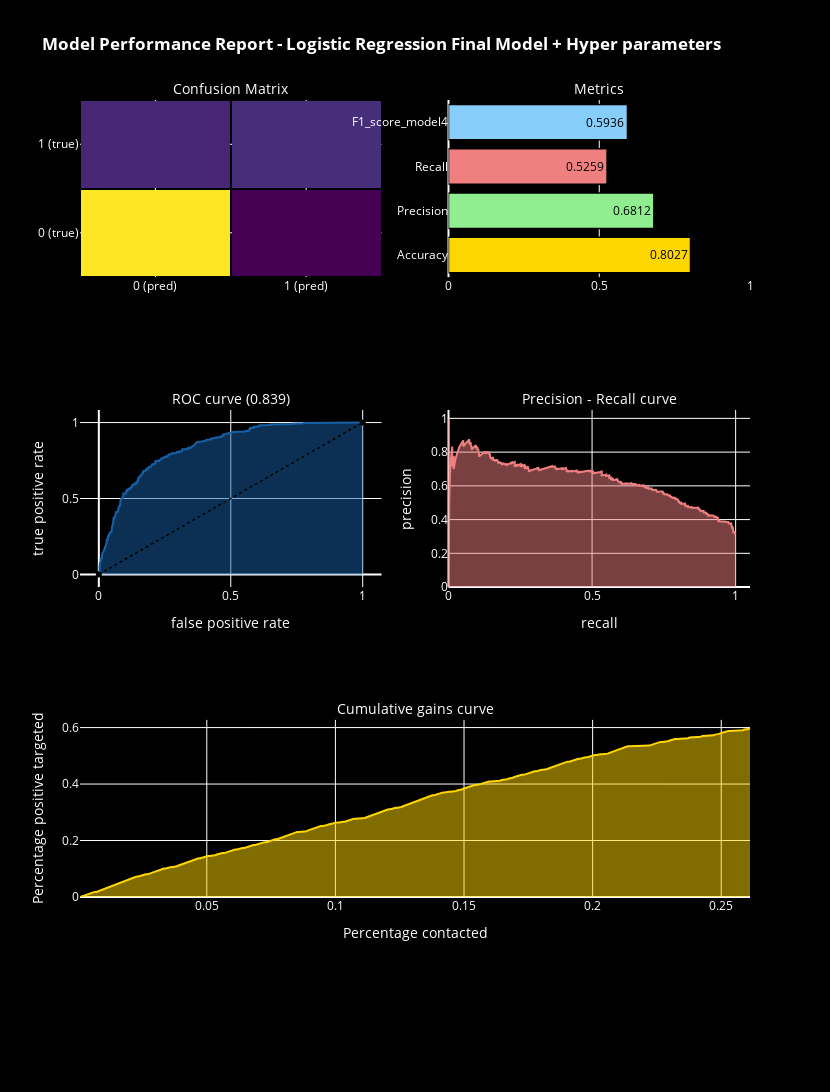

The code cell stored with this chart in its notebook:
### Markdown cell above
## Logistic Regression - Hyper Parameter Tuning Results

We did parameter tuning for the final model and here are the results

| Parameter Tuning Method | Accuracy |Precision (No Churn)| Precision (Churn)| ROC | Recall Score |
| ----------- | ----------- |----------- |----------- |----------- |----------- |
| No Weights | 80%| 84% | 67% | 71% | 0.54|
| With Weights | 74%| 74% | 82% | 54% | 0.90|
| Weights GridSearch | 77%| 88% | 58% | 75% | 0.72|


We selected the parameter tuning method with weights. This models offers greater churn precision which is our objective, by sacrifing little accuracy and has better recall score.

### Code cell
model_performance(log_reg_ht_model2, "Logistic Regression Final Model + Hyper parameters")

### Figure 1 — Plotly figure (JSON) as saved in the notebook; plotly's stock layout.template omitted (floating-point values rounded to 4 significant figures; data arrays with more than 128 entries replaced by an {"elided": "..."} marker saying what was removed)
{"data": [{"colorscale": [[0, "#440154"], [0.1111, "#482878"], [0.2222, "#3e4989"], [0.3333, "#31688e"], [0.4444, "#26828e"], [0.5556, "#1f9e89"], [0.6667, "#35b779"], [0.7778, "#6ece58"], [0.8889, "#b5de2b"], [1, "#fde725"]], "showscale": false, "type": "heatmap", "x": ["0 (pred)", "1 (pred)"], "xaxis": "x", "xgap": 2, "y": ["0 (true)", "1 (true)"], "yaxis": "y", "ygap": 2, "z": [[928, 95], [183, 203]]}, {"marker": {"color": ["gold", "lightgreen", "lightcoral", "lightskyblue"], "line": {"color": "#000000", "width": 1.5}}, "opacity": 1, "orientation": "h", "text": [0.8027, 0.6812, 0.5259, 0.5936], "textfont": {"color": "black"}, "textposition": "auto", "type": "bar", "x": [0.8027, 0.6812, 0.5259, 0.5936], "xaxis": "x2", "y": ["Accuracy", "Precision", "Recall", "F1_score_model4"], "yaxis": "y2"}, {"fill": "tozeroy", "line": {"color": "rgb(22, 96, 167)", "width": 2}, "name": "Roc : 0.839", "type": "scatter", "x": {"elided": "410 float values"}, "xaxis": "x3", "y": {"elided": "410 float values"}, "yaxis": "y3"}, {"line": {"color": "black", "dash": "dot", "width": 1.5}, "type": "scatter", "x": [0, 1], "xaxis": "x3", "y": [0, 1], "yaxis": "y3"}, {"fill": "tozeroy", "line": {"color": "lightcoral", "width": 2}, "name": "Precision[0.31953642 0.31897266 0.31923715 ... 0.5        0.         1.        ]", "type": "scatter", "x": {"elided": "1194 float values"}, "xaxis": "x4", "y": {"elided": "1194 float values"}, "yaxis": "y4"}, {"fill": "tozeroy", "line": {"color": "gold", "width": 2}, "type": "scatter", "x": {"elided": "368 float values"}, "xaxis": "x5", "y": {"elided": "1409 float values"}, "yaxis": "y5"}], "layout": {"annotations": [{"font": {"color": "white", "size": 14}, "showarrow": false, "text": "Confusion Matrix", "x": 0.225, "xanchor": "center", "xref": "paper", "y": 1, "yanchor": "bottom", "yref": "paper"}, {"font": {"color": "white", "size": 14}, "showarrow": false, "text": "Metrics", "x": 0.775, "xanchor": "center", "xref": "paper", "y": 1, "yanchor": "bottom", "yref": "paper"}, {"font": {"color": "white", "size": 14}, "showarrow": false, "text": "ROC curve (0.839)", "x": 0.225, "xanchor": "center", "xref": "paper", "y": 0.6111, "yanchor": "bottom", "yref": "paper"}, {"font": {"color": "white", "size": 14}, "showarrow": false, "text": "Precision - Recall curve", "x": 0.775, "xanchor": "center", "xref": "paper", "y": 0.6111, "yanchor": "bottom", "yref": "paper"}, {"font": {"color": "white", "size": 14}, "showarrow": false, "text": "Cumulative gains curve", "x": 0.5, "xanchor": "center", "xref": "paper", "y": 0.2222, "yanchor": "bottom", "yref": "paper"}], "autosize": false, "font": {"color": "white"}, "height": 1500, "margin": {"b": 195}, "paper_bgcolor": "black", "plot_bgcolor": "black", "showlegend": false, "title": {"text": "<b>Model Performance Report - Logistic Regression Final Model + Hyper parameters</b><br>"}, "width": 830, "xaxis": {"anchor": "y", "color": "white", "domain": [0, 0.45]}, "xaxis2": {"anchor": "y2", "color": "white", "domain": [0.55, 1], "range": [0, 1]}, "xaxis3": {"anchor": "y3", "color": "white", "domain": [0, 0.45], "title": {"text": "false positive rate"}}, "xaxis4": {"anchor": "y4", "color": "white", "domain": [0.55, 1], "range": [0, 1.05], "title": {"text": "recall"}}, "xaxis5": {"anchor": "y5", "color": "white", "domain": [0, 1], "title": {"text": "Percentage contacted"}}, "yaxis": {"anchor": "x", "color": "white", "domain": [0.7778, 1]}, "yaxis2": {"anchor": "x2", "color": "white", "domain": [0.7778, 1]}, "yaxis3": {"anchor": "x3", "color": "white", "domain": [0.3889, 0.6111], "title": {"text": "true positive rate"}}, "yaxis4": {"anchor": "x4", "color": "white", "domain": [0.3889, 0.6111], "range": [0, 1.05], "title": {"text": "precision"}}, "yaxis5": {"anchor": "x5", "color": "white", "domain": [0, 0.2222], "title": {"text": "Percentage positive targeted"}}}}
